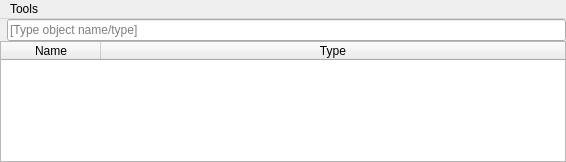
<?xml version="1.0" encoding="UTF-8"?>
<ui version="4.0">
 <class>NETreeInspectorWindow</class>
 <widget class="QMainWindow" name="NETreeInspectorWindow">
  <property name="geometry">
   <rect>
    <x>0</x>
    <y>0</y>
    <width>566</width>
    <height>162</height>
   </rect>
  </property>
  <property name="windowTitle">
   <string>Scene Inspector</string>
  </property>
  <property name="windowIcon">
   <iconset resource="../../neutrino.qrc">
    <normaloff>:/Neutrino/Resources/16_32/sceneInspector_16.png</normaloff>:/Neutrino/Resources/16_32/sceneInspector_16.png</iconset>
  </property>
  <widget class="QWidget" name="centralwidget">
   <layout class="QVBoxLayout" name="verticalLayout">
    <property name="spacing">
     <number>0</number>
    </property>
    <property name="leftMargin">
     <number>0</number>
    </property>
    <property name="topMargin">
     <number>0</number>
    </property>
    <property name="rightMargin">
     <number>0</number>
    </property>
    <property name="bottomMargin">
     <number>0</number>
    </property>
    <item>
     <layout class="QHBoxLayout" name="horizontalLayout_2">
      <property name="spacing">
       <number>0</number>
      </property>
      <item>
       <widget class="QLabel" name="label">
        <property name="text">
         <string/>
        </property>
        <property name="pixmap">
         <pixmap resource="../../neutrino.qrc">:/Neutrino/Resources/16/basket.png</pixmap>
        </property>
        <property name="scaledContents">
         <bool>false</bool>
        </property>
        <property name="margin">
         <number>2</number>
        </property>
        <property name="indent">
         <number>0</number>
        </property>
       </widget>
      </item>
      <item>
       <widget class="QLineEdit" name="lineEdit">
        <property name="enabled">
         <bool>true</bool>
        </property>
        <property name="dragEnabled">
         <bool>true</bool>
        </property>
        <property name="placeholderText">
         <string>[Type object name/type]</string>
        </property>
        <property name="clearButtonEnabled">
         <bool>true</bool>
        </property>
       </widget>
      </item>
     </layout>
    </item>
    <item>
     <widget class="NETreeInspector" name="sceneTree">
      <property name="sizeAdjustPolicy">
       <enum>QAbstractScrollArea::AdjustToContents</enum>
      </property>
      <property name="iconSize">
       <size>
        <width>16</width>
        <height>16</height>
       </size>
      </property>
      <property name="indentation">
       <number>10</number>
      </property>
      <property name="rootIsDecorated">
       <bool>true</bool>
      </property>
      <property name="animated">
       <bool>true</bool>
      </property>
      <property name="allColumnsShowFocus">
       <bool>true</bool>
      </property>
      <column>
       <property name="text">
        <string>Name</string>
       </property>
       <property name="textAlignment">
        <set>AlignCenter</set>
       </property>
      </column>
      <column>
       <property name="text">
        <string>Type</string>
       </property>
       <property name="textAlignment">
        <set>AlignCenter</set>
       </property>
      </column>
     </widget>
    </item>
   </layout>
  </widget>
  <widget class="NEMenuBar" name="menubar">
   <property name="geometry">
    <rect>
     <x>0</x>
     <y>0</y>
     <width>566</width>
     <height>29</height>
    </rect>
   </property>
   <property name="nativeMenuBar">
    <bool>false</bool>
   </property>
   <widget class="QMenu" name="menuTools">
    <property name="title">
     <string>Tools</string>
    </property>
    <addaction name="actionFilter_items"/>
   </widget>
   <addaction name="menuTools"/>
  </widget>
  <action name="actionFilter_items">
   <property name="checkable">
    <bool>true</bool>
   </property>
   <property name="icon">
    <iconset resource="../../neutrino.qrc">
     <normaloff>:/Neutrino/Resources/16/basket.png</normaloff>:/Neutrino/Resources/16/basket.png</iconset>
   </property>
   <property name="text">
    <string>Filter items</string>
   </property>
  </action>
 </widget>
 <customwidgets>
  <customwidget>
   <class>NEMenuBar</class>
   <extends>QMenuBar</extends>
   <header>Widgets/MenuBar/NEMenuBar.h</header>
  </customwidget>
  <customwidget>
   <class>NETreeInspector</class>
   <extends>QTreeWidget</extends>
   <header>Windows/TreeInspector/NETreeInspector.h</header>
  </customwidget>
 </customwidgets>
 <resources>
  <include location="../../neutrino.qrc"/>
 </resources>
 <connections>
  <connection>
   <sender>actionFilter_items</sender>
   <signal>toggled(bool)</signal>
   <receiver>lineEdit</receiver>
   <slot>setVisible(bool)</slot>
   <hints>
    <hint type="sourcelabel">
     <x>-1</x>
     <y>-1</y>
    </hint>
    <hint type="destinationlabel">
     <x>299</x>
     <y>31</y>
    </hint>
   </hints>
  </connection>
  <connection>
   <sender>actionFilter_items</sender>
   <signal>toggled(bool)</signal>
   <receiver>label</receiver>
   <slot>setVisible(bool)</slot>
   <hints>
    <hint type="sourcelabel">
     <x>-1</x>
     <y>-1</y>
    </hint>
    <hint type="destinationlabel">
     <x>17</x>
     <y>31</y>
    </hint>
   </hints>
  </connection>
 </connections>
</ui>
